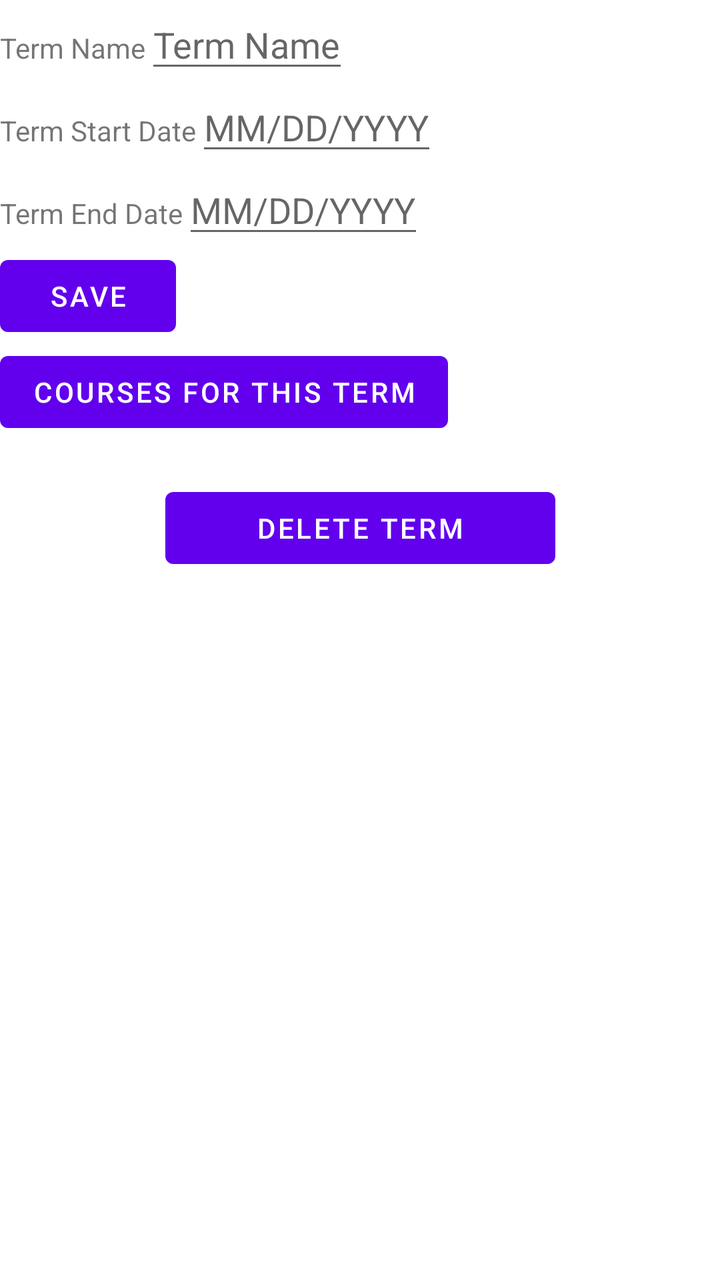
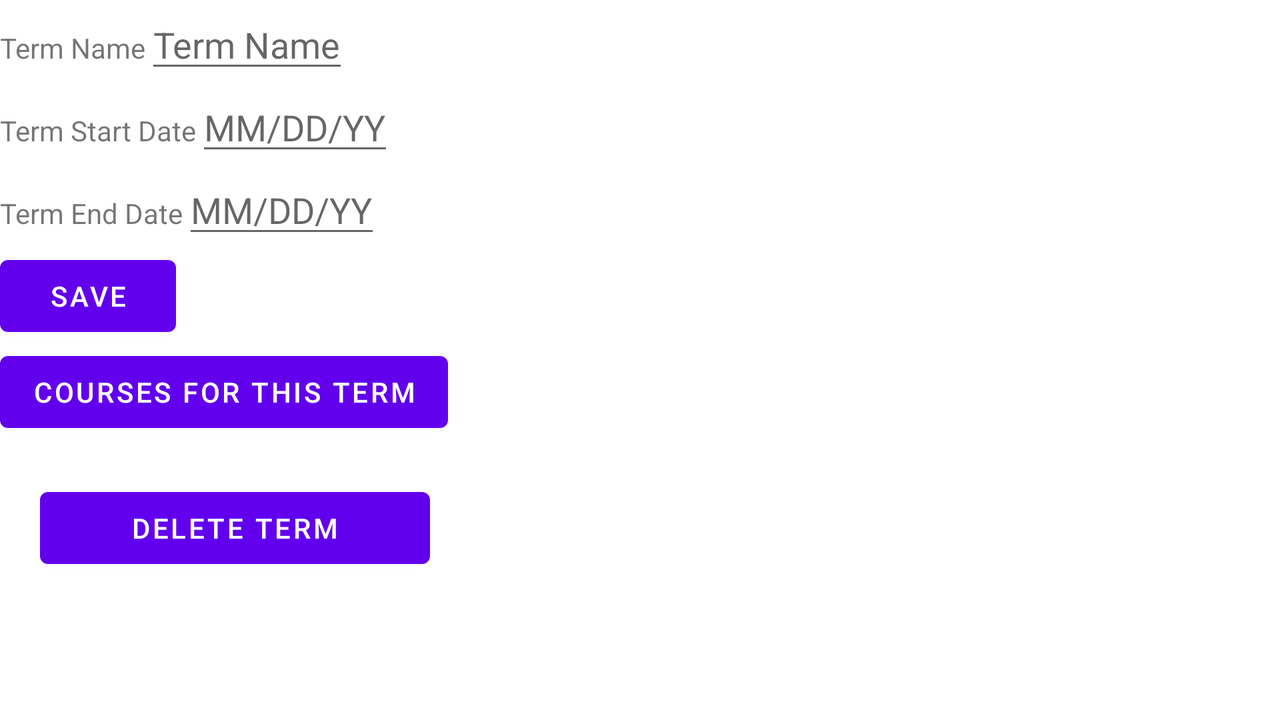

Two renders of one Android screen. The first uses the default layout on a phone; the second uses the alternative layout the repository ships for a different screen configuration, on a matching device. The two XML files are below.
<!-- AndroidManifest.xml: application theme Theme.SuwynCourseTracker -->
<!-- res/layout/activity_course_list.xml -->
<?xml version="1.0" encoding="utf-8"?>
<androidx.constraintlayout.widget.ConstraintLayout xmlns:android="http://schemas.android.com/apk/res/android"
    xmlns:app="http://schemas.android.com/apk/res-auto"
    xmlns:tools="http://schemas.android.com/tools"
    android:layout_width="match_parent"
    android:layout_height="match_parent"
    tools:context=".UI.CourseList">


    <LinearLayout
        android:id="@+id/linearLayout"
        android:layout_width="match_parent"
        android:layout_height="wrap_content"
        android:orientation="vertical">

        <LinearLayout
            android:layout_width="match_parent"
            android:layout_height="wrap_content"
            android:orientation="horizontal">

            <TextView
                android:layout_width="wrap_content"
                android:layout_height="wrap_content"
                android:text="Term Name"></TextView>

            <EditText
                android:id="@+id/editTermName"
                android:layout_width="wrap_content"
                android:layout_height="wrap_content"
                android:hint="Term Name"></EditText>

        </LinearLayout>

        <LinearLayout
            android:layout_width="match_parent"
            android:layout_height="wrap_content"
            android:orientation="horizontal">

            <TextView
                android:layout_width="wrap_content"
                android:layout_height="wrap_content"
                android:text="Term Start Date"></TextView>

            <EditText
                android:id="@+id/editTermStart"
                android:layout_width="wrap_content"
                android:layout_height="wrap_content"
                android:hint="MM/DD/YYYY"></EditText>

        </LinearLayout>

        <LinearLayout
            android:layout_width="match_parent"
            android:layout_height="wrap_content"
            android:orientation="horizontal">

            <TextView
                android:layout_width="wrap_content"
                android:layout_height="wrap_content"
                android:text="Term End Date"></TextView>

            <EditText
                android:id="@+id/editTermEnd"
                android:layout_width="wrap_content"
                android:layout_height="wrap_content"
                android:hint="MM/DD/YYYY"></EditText>

        </LinearLayout>

        <Button
            android:layout_width="wrap_content"
            android:layout_height="wrap_content"
            android:clickable="true"
            android:onClick="saveButton"
            android:text="Save">

        </Button>

        <Button
            android:layout_width="wrap_content"
            android:layout_height="wrap_content"
            android:clickable="true"
            android:onClick="relatedCourses"
            android:text="Courses For this term">

        </Button>


    </LinearLayout>

    <Button
        android:layout_width="195dp"
        android:layout_height="wrap_content"
        android:layout_margin="20dp"
        android:layout_marginTop="108dp"
        android:clickable="true"
        android:onClick="deleteTerm"
        android:text="Delete Term"
        app:layout_constraintEnd_toEndOf="parent"
        app:layout_constraintStart_toStartOf="parent"
        app:layout_constraintTop_toBottomOf="@+id/linearLayout">

    </Button>

</androidx.constraintlayout.widget.ConstraintLayout>
<!-- resources referenced by this layout -->
<resources>
  <style name="Theme.SuwynCourseTracker" parent="Theme.MaterialComponents.DayNight.DarkActionBar">
          
          <item name="colorPrimary">@color/purple_500</item>
          <item name="colorPrimaryVariant">@color/purple_700</item>
          <item name="colorOnPrimary">@color/white</item>
          
          <item name="colorSecondary">@color/teal_200</item>
          <item name="colorSecondaryVariant">@color/teal_700</item>
          <item name="colorOnSecondary">@color/black</item>
          
          <item name="android:statusBarColor">?attr/colorPrimaryVariant</item>
          
      </style>
</resources>
<!-- res/layout-land/activity_course_list.xml (the repository's variant of the layout above) -->
<!-- drawn on the phone turned sideways -->
<?xml version="1.0" encoding="utf-8"?>
<androidx.constraintlayout.widget.ConstraintLayout xmlns:android="http://schemas.android.com/apk/res/android"
    xmlns:app="http://schemas.android.com/apk/res-auto"
    xmlns:tools="http://schemas.android.com/tools"
    android:layout_width="match_parent"
    android:layout_height="match_parent"
    tools:context=".UI.CourseList">
    <ScrollView
        android:layout_width="match_parent"
        android:layout_height="match_parent"
        android:fillViewport="true">

    <LinearLayout
        android:id="@+id/linearLayout"
        android:layout_width="match_parent"
        android:layout_height="wrap_content"
        android:orientation="vertical">

        <LinearLayout
            android:layout_width="match_parent"
            android:layout_height="wrap_content"
            android:orientation="horizontal">

            <TextView
                android:layout_width="wrap_content"
                android:layout_height="wrap_content"
                android:text="Term Name"></TextView>

            <EditText
                android:id="@+id/editTermName"
                android:layout_width="wrap_content"
                android:layout_height="wrap_content"
                android:hint="Term Name"></EditText>

        </LinearLayout>

        <LinearLayout
            android:layout_width="match_parent"
            android:layout_height="wrap_content"
            android:orientation="horizontal">

            <TextView
                android:layout_width="wrap_content"
                android:layout_height="wrap_content"
                android:text="Term Start Date"></TextView>

            <EditText
                android:id="@+id/editTermStart"
                android:layout_width="wrap_content"
                android:layout_height="wrap_content"
                android:hint="MM/DD/YY"></EditText>

        </LinearLayout>

        <LinearLayout
            android:layout_width="match_parent"
            android:layout_height="wrap_content"
            android:orientation="horizontal">

            <TextView
                android:layout_width="wrap_content"
                android:layout_height="wrap_content"
                android:text="Term End Date"></TextView>

            <EditText
                android:id="@+id/editTermEnd"
                android:layout_width="wrap_content"
                android:layout_height="wrap_content"
                android:hint="MM/DD/YY"></EditText>

        </LinearLayout>

        <Button
            android:layout_width="wrap_content"
            android:layout_height="wrap_content"
            android:clickable="true"
            android:onClick="saveButton"
            android:text="Save">

        </Button>

        <Button
            android:layout_width="wrap_content"
            android:layout_height="wrap_content"
            android:clickable="true"
            android:onClick="relatedCourses"
            android:text="Courses For this term">

        </Button>

        <Button
            android:layout_width="195dp"
            android:layout_height="wrap_content"
            android:layout_margin="20dp"
            android:layout_marginTop="108dp"
            android:clickable="true"
            android:onClick="deleteTerm"
            android:text="Delete Term"
            app:layout_constraintEnd_toEndOf="parent"
            app:layout_constraintStart_toStartOf="parent"
            app:layout_constraintTop_toBottomOf="@+id/linearLayout">

        </Button>

    </LinearLayout>
    </ScrollView>



</androidx.constraintlayout.widget.ConstraintLayout>
